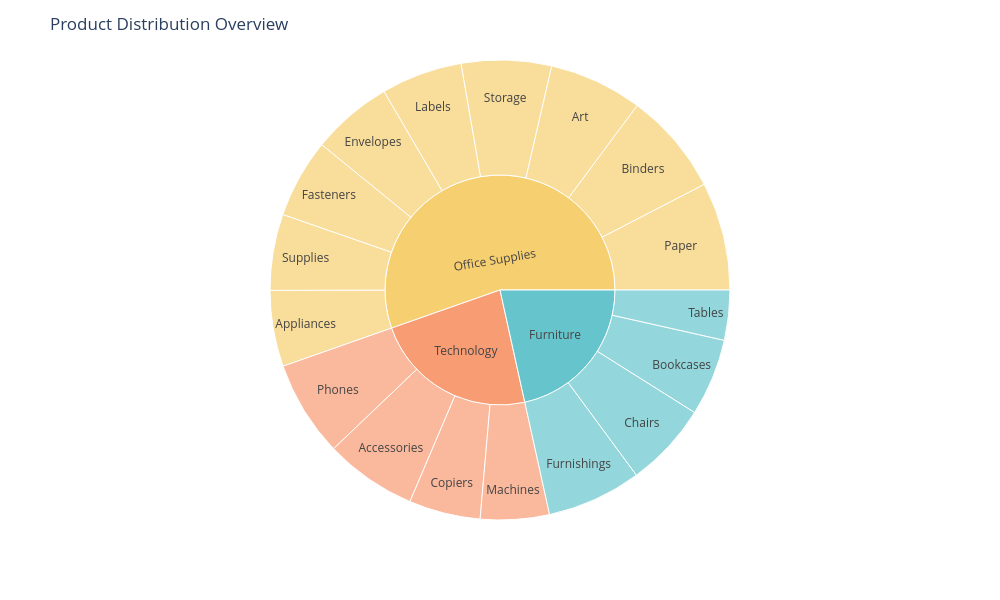

Here is the notebook cell this chart was saved with:
### Code cell
#https://plotly.com/python/sunburst-charts/
#https://plotly.com/python/discrete-color/

fig = px.sunburst(
    df3,
    path=['Category', 'Sub-Category'],
    color='Category',
    color_discrete_sequence=px.colors.qualitative.Pastel
)

fig.update_layout(
    title = 'Product Distribution Overview',
    width=1000,
    height=600,
)

fig.show()

### Figure 1 — Plotly figure (JSON) as saved in the notebook; plotly's stock layout.template omitted (floating-point values rounded to 4 significant figures)
{"data": [{"branchvalues": "total", "customdata": [["Furniture"], ["Furniture"], ["Furniture"], ["Furniture"], ["Furniture"], ["Office Supplies"], ["Office Supplies"], ["Office Supplies"], ["Office Supplies"], ["Office Supplies"], ["Office Supplies"], ["Office Supplies"], ["Office Supplies"], ["Office Supplies"], ["Office Supplies"], ["Technology"], ["Technology"], ["Technology"], ["Technology"], ["Technology"]], "domain": {"x": [0, 1], "y": [0, 1]}, "hovertemplate": "labels=%{label}<br>count=%{value}<br>parent=%{parent}<br>id=%{id}<br>Category=%{customdata[0]}<extra></extra>", "ids": ["Furniture", "Furniture/Tables", "Furniture/Chairs", "Furniture/Bookcases", "Furniture/Furnishings", "Office Supplies", "Office Supplies/Binders", "Office Supplies/Paper", "Office Supplies/Supplies", "Office Supplies/Storage", "Office Supplies/Labels", "Office Supplies/Fasteners", "Office Supplies/Envelopes", "Office Supplies/Appliances", "Office Supplies/Art", "Technology", "Technology/Accessories", "Technology/Copiers", "Technology/Machines", "Technology/Phones"], "labels": ["Furniture", "Tables", "Chairs", "Bookcases", "Furnishings", "Office Supplies", "Binders", "Paper", "Supplies", "Storage", "Labels", "Fasteners", "Envelopes", "Appliances", "Art", "Technology", "Accessories", "Copiers", "Machines", "Phones"], "marker": {"colors": ["rgb(102, 197, 204)", "rgb(102, 197, 204)", "rgb(102, 197, 204)", "rgb(102, 197, 204)", "rgb(102, 197, 204)", "rgb(246, 207, 113)", "rgb(246, 207, 113)", "rgb(246, 207, 113)", "rgb(246, 207, 113)", "rgb(246, 207, 113)", "rgb(246, 207, 113)", "rgb(246, 207, 113)", "rgb(246, 207, 113)", "rgb(246, 207, 113)", "rgb(246, 207, 113)", "rgb(248, 156, 116)", "rgb(248, 156, 116)", "rgb(248, 156, 116)", "rgb(248, 156, 116)", "rgb(248, 156, 116)"]}, "name": "", "parents": ["", "Furniture", "Furniture", "Furniture", "Furniture", "", "Office Supplies", "Office Supplies", "Office Supplies", "Office Supplies", "Office Supplies", "Office Supplies", "Office Supplies", "Office Supplies", "Office Supplies", "", "Technology", "Technology", "Technology", "Technology"], "type": "sunburst", "values": [2207, 360, 610, 556, 681, 5674, 740, 779, 548, 648, 584, 570, 584, 548, 673, 2365, 663, 515, 496, 691]}], "layout": {"height": 600, "legend": {"tracegroupgap": 0}, "margin": {"t": 60}, "sunburstcolorway": ["rgb(102, 197, 204)", "rgb(246, 207, 113)", "rgb(248, 156, 116)", "rgb(220, 176, 242)", "rgb(135, 197, 95)", "rgb(158, 185, 243)", "rgb(254, 136, 177)", "rgb(201, 219, 116)", "rgb(139, 224, 164)", "rgb(180, 151, 231)", "rgb(179, 179, 179)"], "title": {"text": "Product Distribution Overview"}, "width": 1000}}
